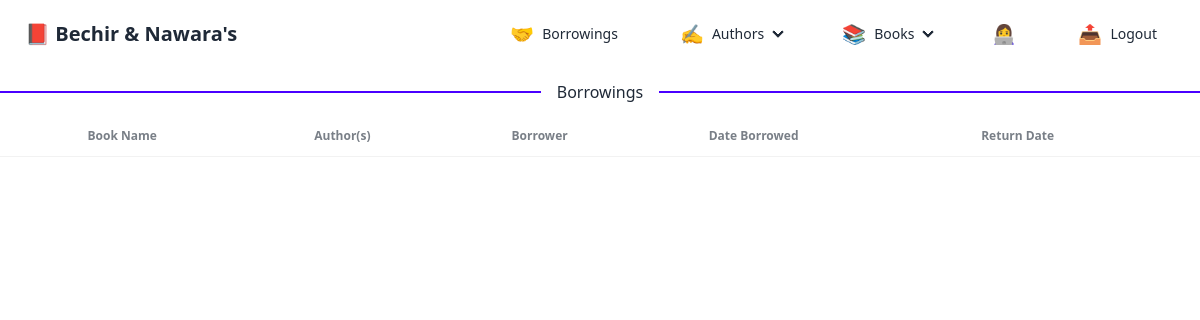
The app's page /books/admin/borrowings (signed in), older data.
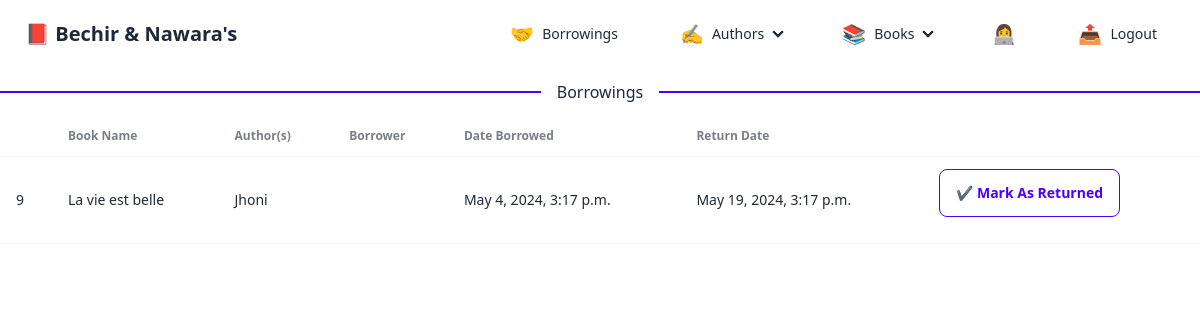
The same page, newer data.
### books/models.py (models this page shows, shortened)
class Borrowing (models.Model):
    book = models.ForeignKey(Book, on_delete=models.CASCADE)
    borrower = models.ForeignKey(User, on_delete=models.CASCADE)
    date_borrowed = models.DateTimeField(auto_now_add=True)
    return_date = models.DateTimeField(null=True, blank=True)
    is_returned = models.BooleanField(default=False)

class Book(models.Model):
    title = models.CharField(max_length=255)
    authors = models.ManyToManyField(Author)

class Author(models.Model):
    name = models.CharField(max_length=255)
    surname = models.CharField(max_length=255)

### books/admin_views.py (the view)
# urls.py: path('admin/borrowings',admin_views.admin_return_book,name='admin_borrowings'),
def admin_return_book(request):
    user = request.user
    if not user.is_authenticated:
            return redirect('login')
    if not user.is_staff:
        return redirect('student_index')
    if request.method == 'POST':
        borrowing_id = request.POST.get('borrow_id')
        borrowing = Borrowing.objects.get(id=borrowing_id)
        borrowing.is_returned = True
        borrowing.save()
        return redirect('admin_borrowings')
    borrowings = Borrowing.objects.filter(is_returned=False)
    return render(request, 'borrowings.html', {'borrowings': borrowings})

### books/templates/borrowings.html (shortened to what this page needs)
{% include "components/navbar.html" %}
{% block content %}
    <div class="divider divider-primary">Borrowings</div>
<div class="overflow-x-auto">
    <table class="table">
      <thead>
        <tr>
          <th></th>
          <th>Book Name</th>
          <th>Author(s)</th>
          <th>Borrower</th>
          <th>Date Borrowed</th>
            <th>Return Date</th>
        </tr>
      </thead>
      <tbody>
        {% for borrow in borrowings %}
        <tr>
            <td>{{ borrow.id }}</td>
            <td>{{ borrow.book.title }}</td>
            <td>
                {% for author in borrow.book.authors.all %}
                    {{ author.name }}{% if not forloop.last %}, {% endif %}
                {% endfor %}
            </td>
            <td>{{ borrow.borrower.first_name }} {{borrow.borrower.last_name}}</td>
            <td>
                {{borrow.date_borrowed}}
            </td>
            <td>
                {{borrow.return_date}}
            </td>
            <td>
                <form method="post">
                    <button type="submit" class="btn btn-outline btn-primary">✔️ Mark As Returned</button>
            </td>
        </tr>
        {% endfor %}
    </tbody>
    </table>
    </div>
{% endblock %}

Row changes from the older to the newer data that the page shows:
added Borrowing: id "9", book "La vie est belle", date_borrowed "May 4, 2024, 3:17 p.m.", return_date "May 19, 2024, 3:17 p.m."
now on this page (row edited): Author: name "Jhoni"
